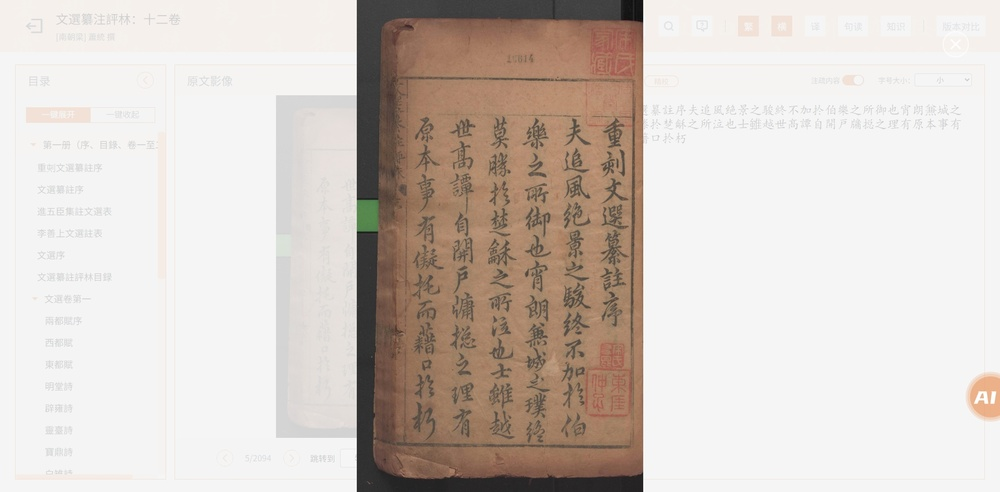
#> input picture demo/data/20250919-111130.jpg, 1000 x 492 px, shrunk from 1920 x 945 before the run
$ python edge_crop_demo.py
#> lines starting #> are read from the running program, lines starting #| are printed output that depends on the picture; after the words box and inside, x2 and y2 are one past the last pixel; in counts of white or black regions, pixels touching at a corner belong together
#!/usr/bin/env python3
# -*- coding: utf-8 -*-

import cv2
import numpy as np
import json
from pathlib import Path

# ------ Configs ------
INPUT_PATH = Path("demo/data/20250919-111130.jpg")
OUTPUT_DIR = Path("demo/outputs")

# Canny 边缘参数
CANNY_SIGMA = 0.33
COL_THRESHOLD_RATIO = 0.45  # 列投影能量阈值
MIN_PAGE_WIDTH_RATIO = 0.15 # 页面最小宽度占整图比例

# ------ Functions ------
def auto_canny(gray, sigma=0.33):
    v = np.median(gray)
    lower = int(max(0, (1.0 - sigma) * v))
    upper = int(min(255, (1.0 + sigma) * v))
    return cv2.Canny(gray, lower, upper)

def process_image(img_path: Path, out_dir: Path):
    name = img_path.stem
    save_dir = out_dir / name
    save_dir.mkdir(parents=True, exist_ok=True)

    # 读取原图
    img = cv2.imread(str(img_path))
#> img is the input picture: shape (492, 1000, 3); mean B, G, R 197, 203.4, 212.5
    if img is None:
        raise RuntimeError(f"[ERROR] 图像读取失败: {img_path}")
    H, W = img.shape[:2]
#> H = 492; W = 1000

    # 生成边缘图
    gray = cv2.cvtColor(img, cv2.COLOR_BGR2GRAY)
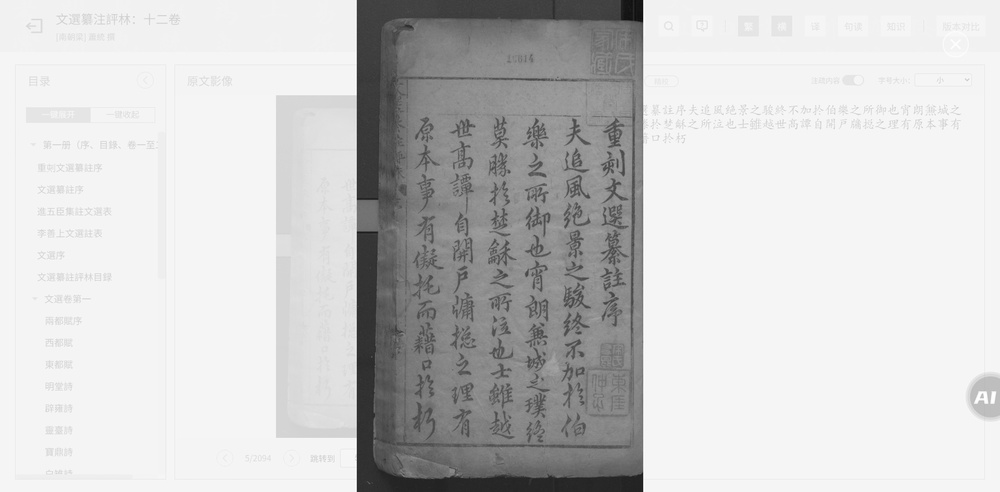
#> gray: shape (492, 1000); min 9, max 255, mean 205.4
    edges = auto_canny(gray, sigma=CANNY_SIGMA)
#> in auto_canny, `v = np.median(gray)`: v = 244
#> in auto_canny, `lower = int(max(0, (1.0 - sigma) * v))`: lower = 163
#> in auto_canny, `upper = int(min(255, (1.0 + sigma) * v))`: upper = 255
#> in auto_canny, `return cv2.Canny(gray, lower, upper)`:
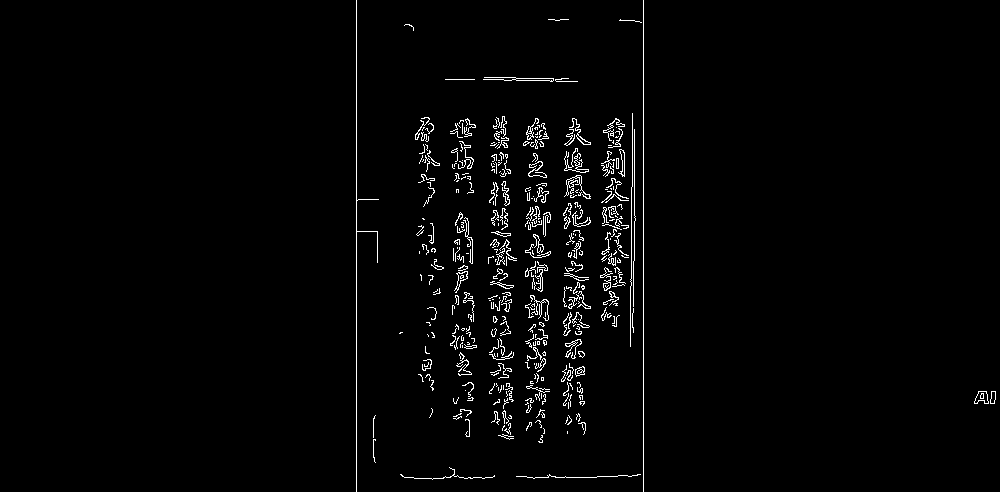
#> returned value: shape (492, 1000); 2% white in thin lines or dots, all inside (x1, y1, x2, y2) = (356, 0, 996, 492)

    edge_path = save_dir / f"edge_map_{name}.jpg"
    cv2.imwrite(str(edge_path), edges)

    # 列投影能量
    col_sum = edges.sum(axis=0).astype(np.float32)
#> col_sum = 1000 values, max 125460 at index 356, min 0 at index 0, mean 2513
    thr = col_sum.max() * COL_THRESHOLD_RATIO
#> thr = 56457
    strong_cols = np.where(col_sum > thr)[0]
#> strong_cols = [356, 643]
    if strong_cols.size < 2:
        raise RuntimeError(f"[ERROR] 未检测到明显的左右边界: {img_path}")

    xmin, xmax = int(strong_cols[0]), int(strong_cols[-1])
#> xmin = 356; xmax = 643
    ymin, ymax = 0, H-1
#> ymin = 0; ymax = 491

    # 宽度保护
    min_w = int(W * MIN_PAGE_WIDTH_RATIO)
#> min_w = 150
    if (xmax - xmin) < min_w:
        delta = (min_w - (xmax - xmin)) // 2 + 1
        xmin = max(0, xmin - delta)
        xmax = min(W-1, xmax + delta)

    # 裁剪
    crop = img[ymin:ymax, xmin:xmax]
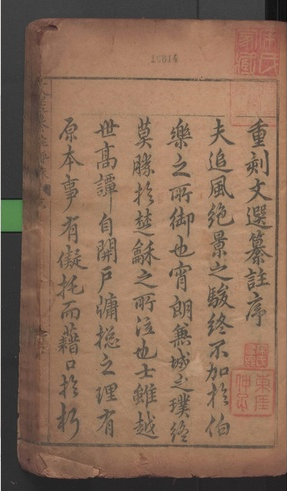
#> crop: shape (491, 287, 3); mean B, G, R 89.3, 109.3, 137.9
    crop_path = save_dir / f"page_crop_{name}.jpg"
    cv2.imwrite(str(crop_path), crop)

    # 带框调试图
    debug = img.copy()
    cv2.rectangle(debug, (xmin, ymin), (xmax, ymax), (0, 255, 0), 3)
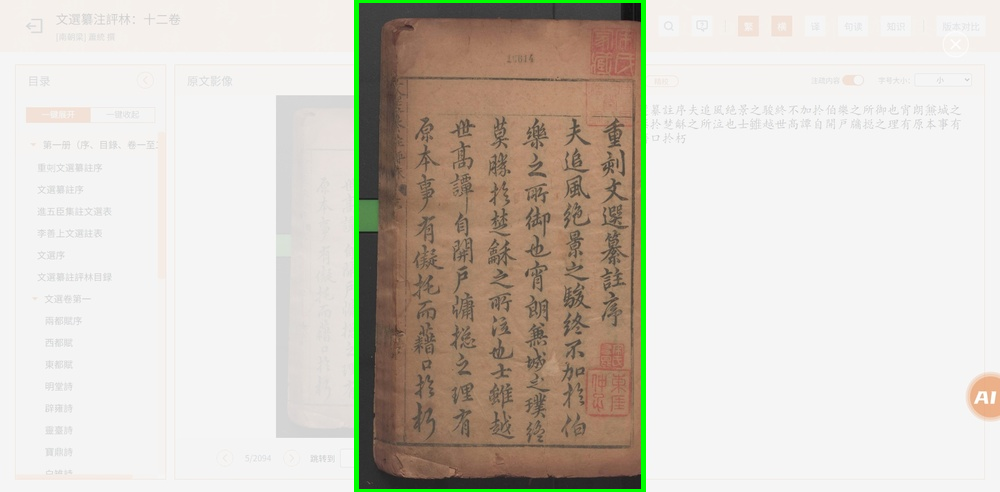
#> debug: shape (492, 1000, 3); 1.34% of pixels changed, all inside (x1, y1, x2, y2) = (354, 0, 646, 492)
    debug_path = save_dir / f"page_crop_debug_{name}.jpg"
    cv2.imwrite(str(debug_path), debug)

    # JSON 边框描述
    bbox = {
        "drawType": "RECTANGLE",
        "points": [float(xmin), float(ymin), float(xmax), float(ymax)]
    }
#> bbox = {'drawType': 'RECTANGLE', 'points': [356, 0, 643, 491]}
    json_path = save_dir / f"bbox_{name}.json"
    with open(json_path, "w", encoding="utf-8") as f:
        json.dump(bbox, f, indent=2, ensure_ascii=False)

    print(f"[COMPLETED] 处理完成: {name}")
    print(f" - 裁剪结果: {crop_path}")
    print(f" - 边缘图: {edge_path}")
    print(f" - 调试图: {debug_path}")
    print(f" - 边框JSON: {json_path}")

# ------ Main ------
if __name__ == "__main__":
    process_image(INPUT_PATH, OUTPUT_DIR)

$ run again, with demo/data/1000380_1220159.png saved as demo/data/20250919-111130.jpg
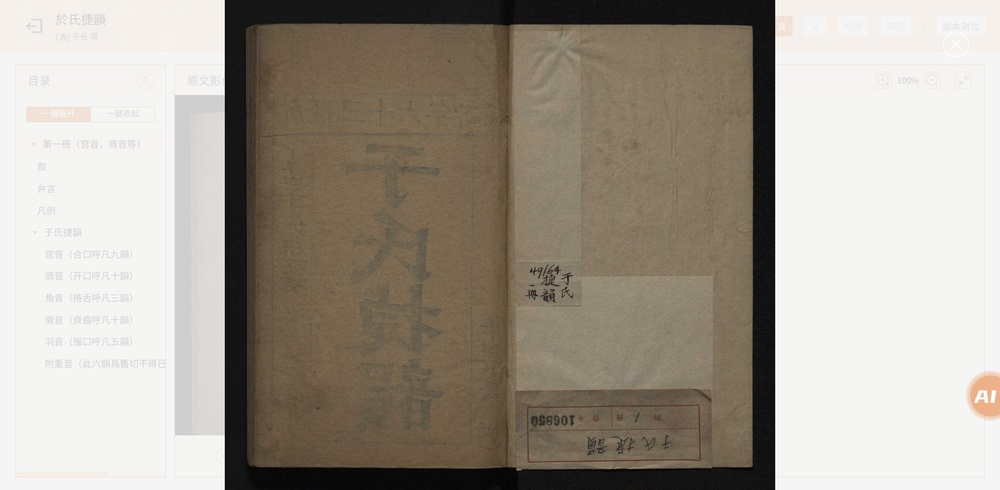
#> input picture demo/data/1000380_1220159.png, 1000 x 490 px, shrunk from 1904 x 933 before the run
#> in process_image, img is the input picture: shape (490, 1000, 3); mean B, G, R 147.9, 158.5, 165.9
#> v = 132
#> lower = 88
#> upper = 175
#> in auto_canny, `return cv2.Canny(gray, lower, upper)`:
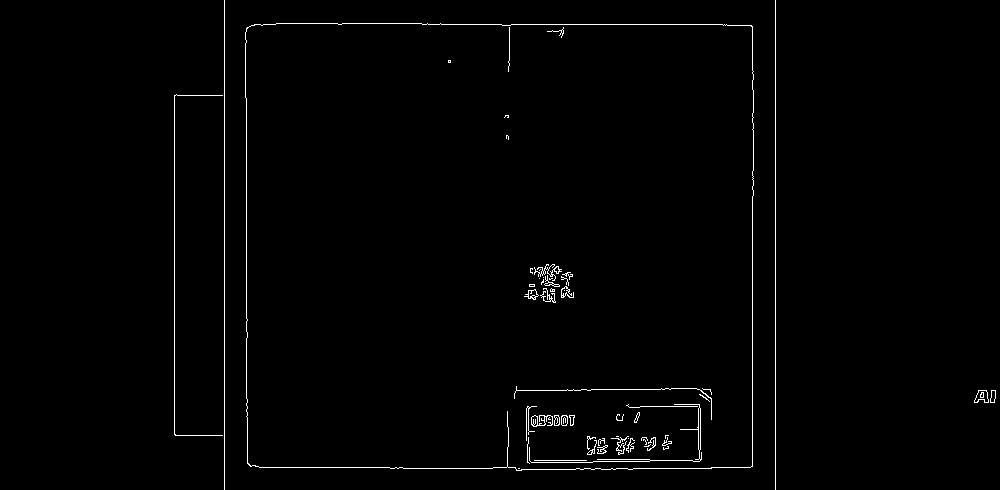
#> returned value: shape (490, 1000); 1.1% white in thin lines or dots, all inside (x1, y1, x2, y2) = (174, 0, 996, 490)
#> col_sum = 1000 values, max 124950 at index 224, min 0 at index 0, mean 1420.6
#> thr = 56227.5
#> strong_cols = [174, 224, 246, 752, 775]
#> xmin = 174; xmax = 775
#> in process_image, `cv2.rectangle(debug, (xmin, ymin), (xmax, ymax), (0, 255, 0), 3)`:
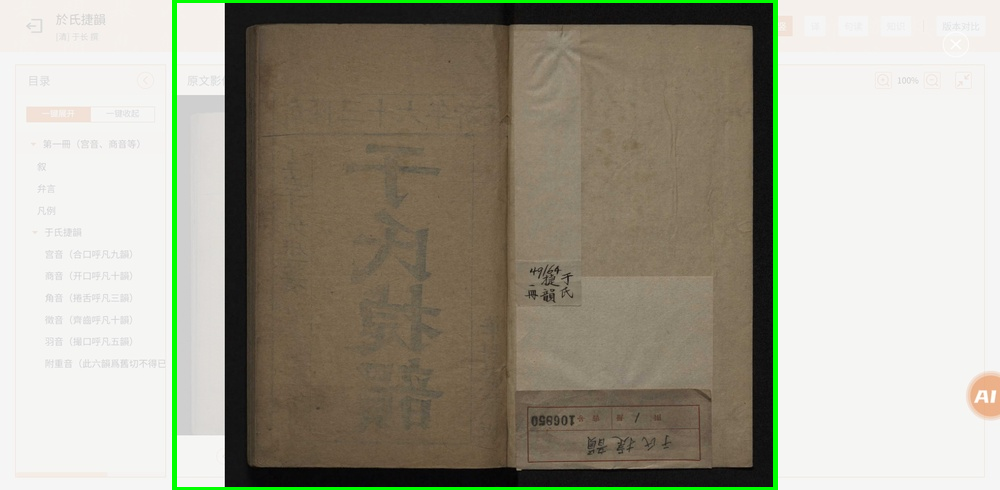
#> debug: shape (490, 1000, 3); 1.73% of pixels changed, all inside (x1, y1, x2, y2) = (172, 0, 778, 490)
#> bbox = {'drawType': 'RECTANGLE', 'points': [174, 0, 775, 489]}

$ run again, with demo/data/1000380_1220160.png saved as demo/data/20250919-111130.jpg
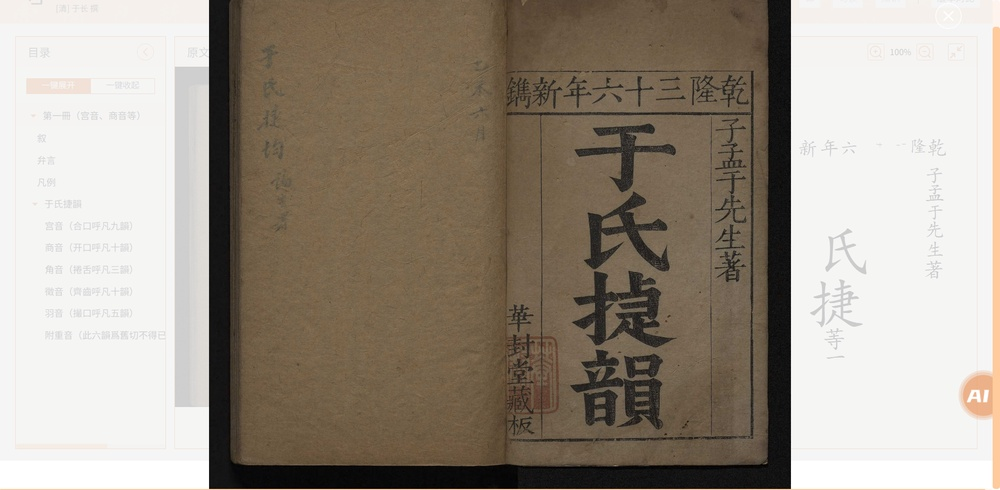
#> input picture demo/data/1000380_1220160.png, 1000 x 490 px, shrunk from 1904 x 933 before the run
#> in process_image, img is the input picture: shape (490, 1000, 3); mean B, G, R 137.4, 149.4, 158.9
#> v = 108
#> lower = 72
#> upper = 143
#> in auto_canny, `return cv2.Canny(gray, lower, upper)`:
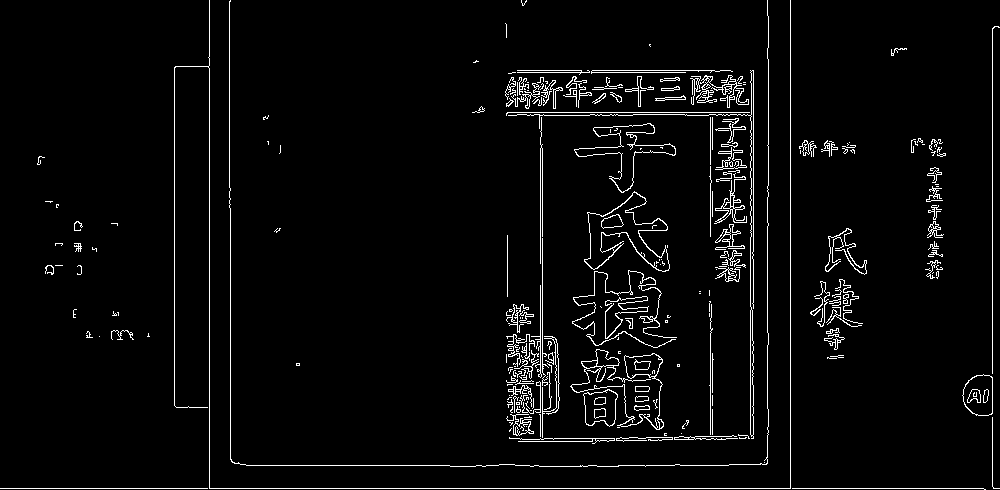
#> returned value: shape (490, 1000); 3.6% white in thin lines or dots
#> col_sum = 1000 values, max 124695 at index 790, min 0 at index 791, mean 4511.7
#> thr = 56112.8
#> strong_cols = [174, 209, 230, 540, 542, 710, 750, 753, 767, 790, 992]
#> xmin = 174; xmax = 992
#> in process_image, `cv2.rectangle(debug, (xmin, ymin), (xmax, ymax), (0, 255, 0), 3)`:
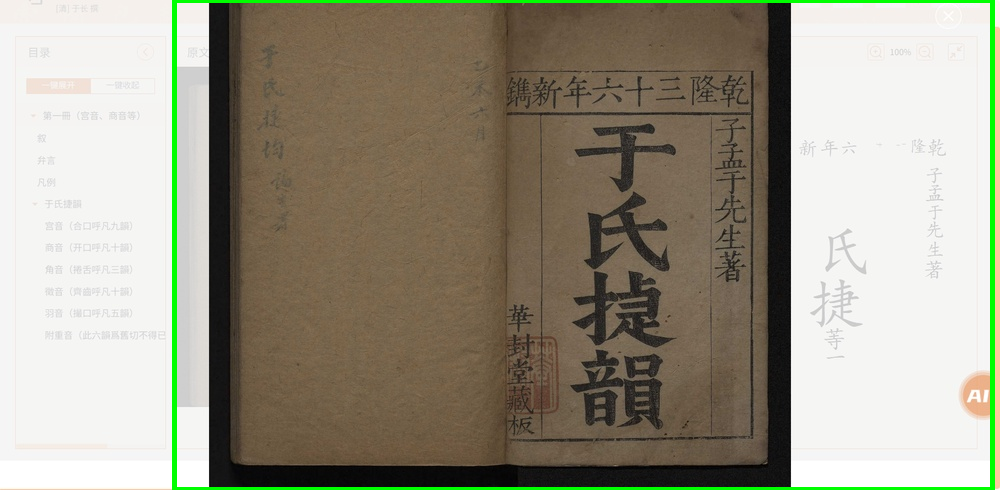
#> debug: shape (490, 1000, 3); 2% of pixels changed, all inside (x1, y1, x2, y2) = (172, 0, 995, 490)
#> bbox = {'drawType': 'RECTANGLE', 'points': [174, 0, 992, 489]}

$ run again, with demo/data/1000380_1220161.png saved as demo/data/20250919-111130.jpg
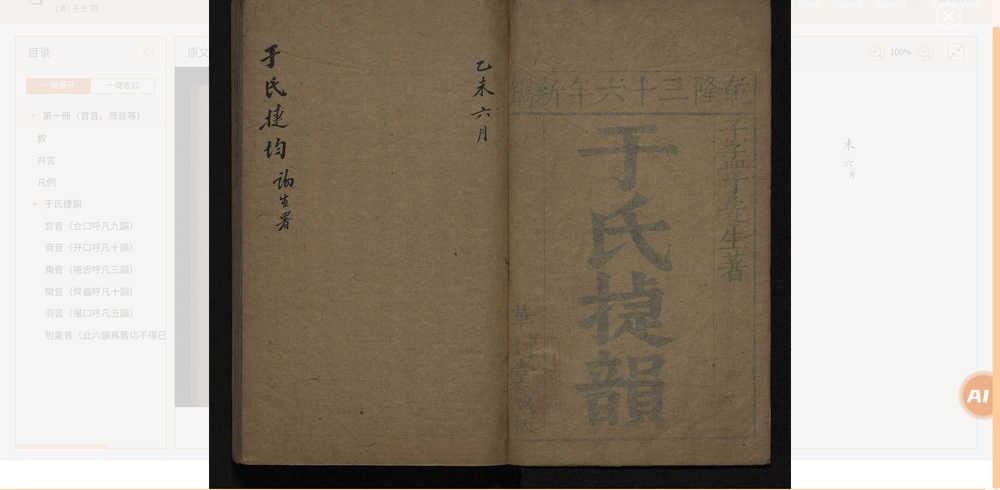
#> input picture demo/data/1000380_1220161.png, 1000 x 490 px, shrunk from 1904 x 933 before the run
#> in process_image, img is the input picture: shape (490, 1000, 3); mean B, G, R 138.7, 151.8, 161.4
#> v = 107
#> lower = 71
#> upper = 142
#> in auto_canny, `return cv2.Canny(gray, lower, upper)`:
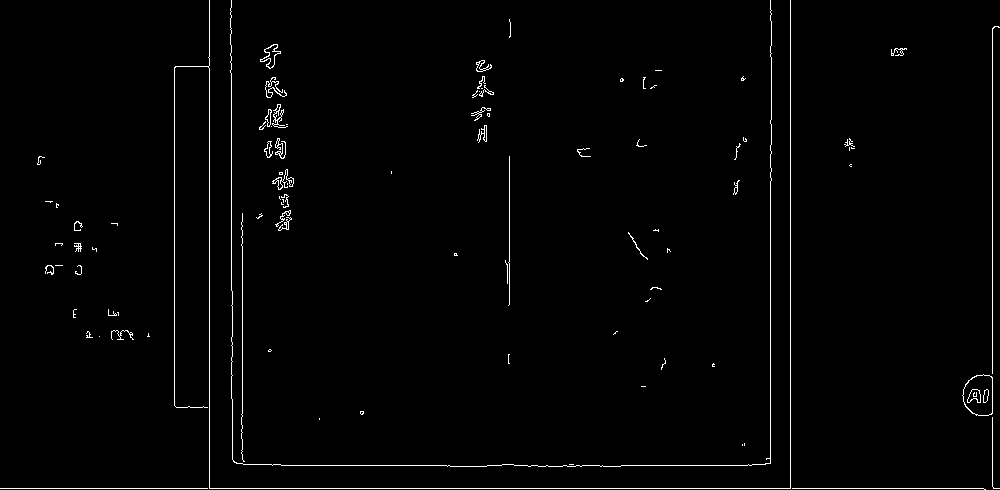
#> returned value: shape (490, 1000); 1.4% white in thin lines or dots
#> col_sum = 1000 values, max 124695 at index 790, min 0 at index 791, mean 1750.1
#> thr = 56112.8
#> strong_cols = [174, 209, 231, 770, 790, 992]
#> xmin = 174; xmax = 992
#> in process_image, `cv2.rectangle(debug, (xmin, ymin), (xmax, ymax), (0, 255, 0), 3)`:
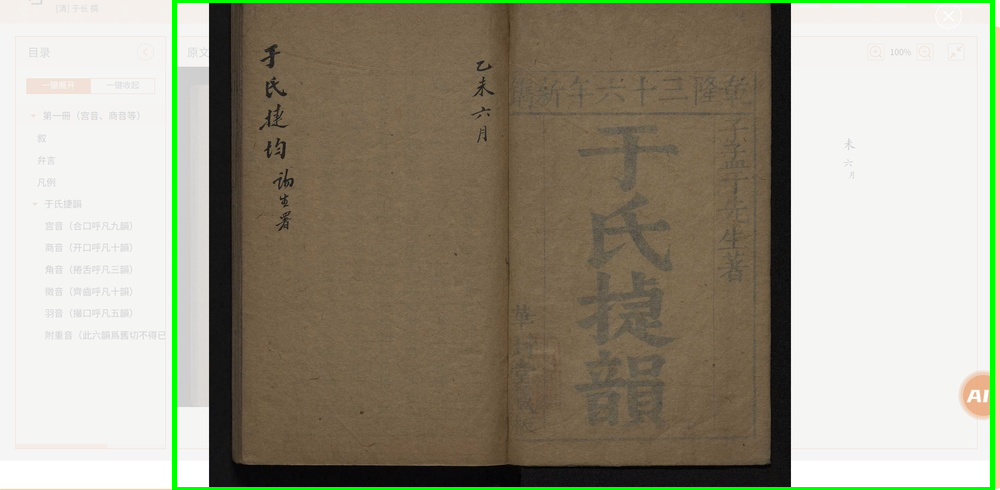
#> debug: shape (490, 1000, 3); 2% of pixels changed, all inside (x1, y1, x2, y2) = (172, 0, 995, 490)
#> bbox = {'drawType': 'RECTANGLE', 'points': [174, 0, 992, 489]}
